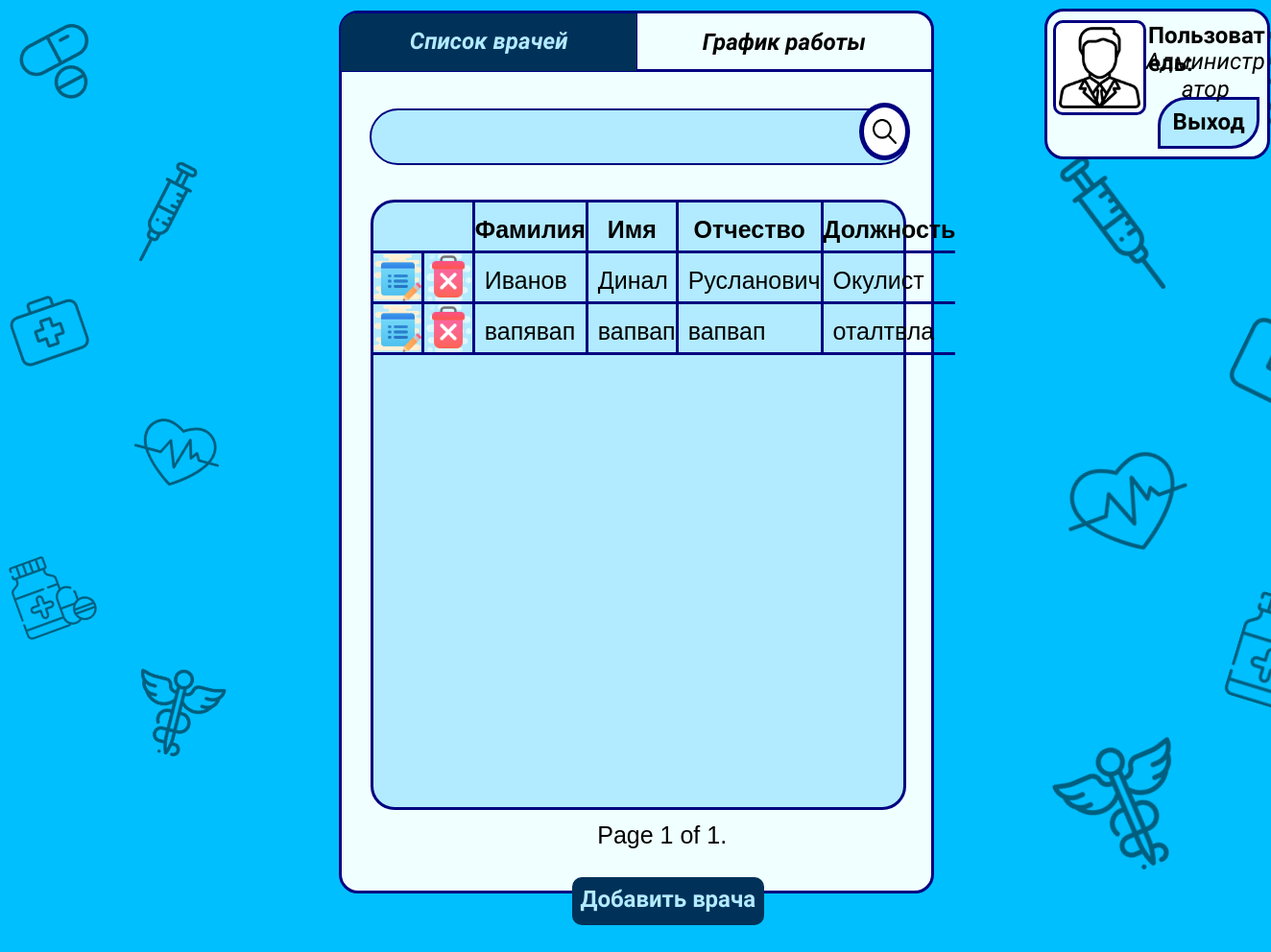
Page /admindoctorlist/ on the committed database.
### registry/models.py (models this page shows, shortened)
class Doctor(models.Model):
    surname = models.CharField(max_length=30)
    name = models.CharField(max_length=30)
    patronymic = models.CharField(max_length=30, blank=True)
    gender = models.CharField(max_length=1)
    room_number = models.IntegerField()
    phone_number = models.CharField(max_length=11)
    subdivisions = models.CharField(max_length=50)

### registry/views.py (the view)
# urls.py: path('admindoctorlist/', views.AdminDoctorList, name='AdminDoctorList'),
def AdminDoctorList(request):
    if request.method == "GET":
        all_Doctor = Doctor.objects.all()
        paginator = Paginator(all_Doctor, 10)  # Show 25 contacts per page
        page = request.GET.get('page')
        try:
            doctors = paginator.page(page)
        except PageNotAnInteger:
            doctors = paginator.page(1)
        except EmptyPage:
            doctors = paginator.page(paginator.num_pages)
        context = {
            'doctors': doctors
        }
        return render(request, "admindoctorlist.html", context=context)

### registry/templates/admindoctorlist.html (shortened to what this page needs)
<!DOCTYPE html>
<html class="nojs html" lang="ru-RU">
 <head>
  <link rel="stylesheet" type="text/css" href="/static/css/site_global.css?crc=444006867"/>
  <link rel="stylesheet" type="text/css" href="/static/css/admindoctorlist.css?crc=4130353295" id="pagesheet"/>
 </head>
 <body>
  <div class="clearfix borderbox" id="page">
   <div class="position_content" id="page_position_content">
    <div class="browser_width colelem" id="u1915-bw">
     <div id="u1915">
      <div class="clearfix" id="u1915_align_to_page">
       <div class="clearfix grpelem" id="u1984">
        <div class="clearfix grpelem" id="pu1991">
         <div class="clip_frame colelem" id="u1991" data-mu-ie-matrix="progid:DXImageTransform.Microsoft.Matrix(M11=0.9563,M12=-0.2924,M21=0.2924,M22=0.9563,SizingMethod='auto expand')" data-mu-ie-matrix-dx="-14" data-mu-ie-matrix-dy="-14">
          <img class="block" id="u1991_img" src="/static/images/pills.png?crc=3958534910" alt="" data-heightwidthratio="1" data-image-width="110" data-image-height="110"/>
         </div>
         <div class="clip_frame colelem" id="u1995" data-mu-ie-matrix="progid:DXImageTransform.Microsoft.Matrix(M11=0.9455,M12=0.3256,M21=-0.3256,M22=0.9455,SizingMethod='auto expand')" data-mu-ie-matrix-dx="-15" data-mu-ie-matrix-dy="-15">
          <img class="block" id="u1995_img" src="/static/images/first-aid-kit.png?crc=523093676" alt="" data-heightwidthratio="1" data-image-width="107" data-image-height="107"/>
         </div>
         <div class="clip_frame colelem" id="u1989" data-mu-ie-matrix="progid:DXImageTransform.Microsoft.Matrix(M11=0.9397,M12=0.342,M21=-0.342,M22=0.9397,SizingMethod='auto expand')" data-mu-ie-matrix-dx="-16" data-mu-ie-matrix-dy="-16">
          <img class="block" id="u1989_img" src="/static/images/medicine.png?crc=212170396" alt="" data-heightwidthratio="1" data-image-width="114" data-image-height="114"/>
         </div>
        </div>
        <div class="clearfix grpelem" id="pu1985">
         <div class="clip_frame colelem" id="u1985" data-mu-ie-matrix="progid:DXImageTransform.Microsoft.Matrix(M11=0.9511,M12=0.309,M21=-0.309,M22=0.9511,SizingMethod='auto expand')" data-mu-ie-matrix-dx="-16" data-mu-ie-matrix-dy="-16">
          <img class="block" id="u1985_img" src="/static/images/syringe.png?crc=315584796" alt="" data-heightwidthratio="1" data-image-width="125" data-image-height="125"/>
         </div>
         <div class="clip_frame colelem" id="u1993" data-mu-ie-matrix="progid:DXImageTransform.Microsoft.Matrix(M11=0.9659,M12=-0.2588,M21=0.2588,M22=0.9659,SizingMethod='auto expand')" data-mu-ie-matrix-dx="-15" data-mu-ie-matrix-dy="-15">
          <img class="block" id="u1993_img" src="/static/images/heart.png?crc=32010908" alt="" data-heightwidthratio="1" data-image-width="132" data-image-height="132"/>
         </div>
         <div class="clip_frame colelem" id="u1987" data-mu-ie-matrix="progid:DXImageTransform.Microsoft.Matrix(M11=0.9703,M12=-0.2419,M21=0.2419,M22=0.9703,SizingMethod='auto expand')" data-mu-ie-matrix-dx="-14" data-mu-ie-matrix-dy="-14">
          <img class="block" id="u1987_img" src="/static/images/pharmacy.png?crc=4015191175" alt="" data-heightwidthratio="1" data-image-width="132" data-image-height="132"/>
         </div>
        </div>
       </div>
       <div class="rounded-corners clearfix grpelem" id="u2015">
        <div class="position_content" id="u2015_position_content">
         <div class="clearfix colelem" id="pu2017">
          <a class="nonblock nontext rounded-corners clearfix grpelem" id="u1972-4" href="{% url 'MainMenuAdmin' %}"><p id="u1972-2">Список врачей</p></a>
          <a class="nonblock nontext rounded-corners clearfix grpelem" id="u1971-4" href="{% url 'AdminSchedule' %}"><p id="u1971-2">График работы</p></a>
         </div>
         <div class="colelem" id="u2016"></div>
         <form action="{% url 'SearchDoctor' %}">
         <div class="clearfix colelem" id="u2266">
          <input name="search" value="{{doctor_name}}" class="rounded-corners clearfix grpelem" id="u2250">
           <div class="rounded-corners clearfix grpelem" id="u2263">
            <button class="clip_frame grpelem" id="u2253">
             <img class="block" id="u2253_img" src="/static/images/loupe.png?crc=161762781" alt="" data-heightwidthratio="1" data-image-width="37" data-image-height="37"/>
            </button>
           </div>
         </div>
          </form>
         <div class="rounded-corners colelem" id="u2269">
          <form>
          <table>
           <tr>
            <td></td>
            <td></td>
            <td id="surname-name">Фамилия</td>
            <td id="name-name">Имя</td>
            <td id="patronymic-name">Отчество</td>
            <td id="subdivisions-name">Должность</td>
           </tr>
          {% for doctor in doctors %}
           <tr>
            <td id="edit"><a id="edit-1" href="{% url 'EditDoctor' doctor.id %}"><img width="50px" height="50" src="/static/images/edit.png"></a></td>
            <td id="delete"><a id="delete-1" type="button" href="{% url 'DeleteDoctor' doctor.id %}"><img width="50px" height="50" src="/static/images/delete.png"></a></td>
           <td id="surname" valign="top" align="center" >{{doctor.surname}}</td>
           <td id="name">{{doctor.name}}</td>
           <td id="patronymic">{{doctor.patronymic}}</td>
            <td id="subdivisions">{{doctor.subdivisions}}</td>
           {% endfor %}
          </table>
           <div class="pagination">
            <span class="step-links">
             <span class="current">
              Page {{ doctors.number }} of {{ doctors.paginator.num_pages }}.
             </span>
            </span>
           </div>
           </form>
         </div>
         <div class="clearfix colelem" id="pu2284-4">
          <a class="nonblock nontext rounded-corners clearfix grpelem" id="u2284-4" href="{% url 'NewDoctor' %}"><p id="u2284-2">Добавить врача</p></a>
         </div>
        </div>
       </div>
       <div class="clearfix grpelem" id="pu1997">
        <div class="clearfix grpelem" id="u1997">
         <div class="clearfix grpelem" id="pu2004">
          <div class="clip_frame colelem" id="u2004" data-mu-ie-matrix="progid:DXImageTransform.Microsoft.Matrix(M11=0.1392,M12=0.9903,M21=-0.9903,M22=0.1392,SizingMethod='auto expand')" data-mu-ie-matrix-dx="-8" data-mu-ie-matrix-dy="-8" data-sizePolicy="fixed" data-pintopage="page_fluidx">
           <img class="block" id="u2004_img" src="/static/images/syringe.png?crc=315584796" alt="" width="125" height="125"/>
          </div>
          <div class="clip_frame colelem" id="u1998" data-mu-ie-matrix="progid:DXImageTransform.Microsoft.Matrix(M11=0.9397,M12=0.342,M21=-0.342,M22=0.9397,SizingMethod='auto expand')" data-mu-ie-matrix-dx="-19" data-mu-ie-matrix-dy="-19" data-sizePolicy="fixed" data-pintopage="page_fluidx">
           <img class="block" id="u1998_img" src="/static/images/heart.png?crc=32010908" alt="" width="132" height="132"/>
          </div>
          <div class="clip_frame colelem" id="u2000" data-mu-ie-matrix="progid:DXImageTransform.Microsoft.Matrix(M11=0.9205,M12=0.3907,M21=-0.3907,M22=0.9205,SizingMethod='auto expand')" data-mu-ie-matrix-dx="-21" data-mu-ie-matrix-dy="-21" data-sizePolicy="fixed" data-pintopage="page_fluidx">
           <img class="block" id="u2000_img" src="/static/images/pharmacy.png?crc=4015191175" alt="" width="132" height="132"/>
          </div>
         </div>
         <div class="clearfix grpelem" id="pu2002">
          <div class="colelem" id="u2002" data-mu-ie-matrix="progid:DXImageTransform.Microsoft.Matrix(M11=0.9563,M12=-0.2924,M21=0.2924,M22=0.9563,SizingMethod='auto expand')" data-mu-ie-matrix-dx="-14" data-mu-ie-matrix-dy="-14" data-sizePolicy="fixed" data-pintopage="page_fluidx">
          </div>
          <div class="clip_frame colelem" id="u2006" data-mu-ie-matrix="progid:DXImageTransform.Microsoft.Matrix(M11=0.8988,M12=-0.4384,M21=0.4384,M22=0.8988,SizingMethod='auto expand')" data-mu-ie-matrix-dx="-18" data-mu-ie-matrix-dy="-18" data-sizePolicy="fixed" data-pintopage="page_fluidx">
           <img class="block" id="u2006_img" src="/static/images/first-aid-kit.png?crc=523093676" alt="" width="107" height="107"/>
          </div>
          <div class="clip_frame colelem" id="u2008" data-mu-ie-matrix="progid:DXImageTransform.Microsoft.Matrix(M11=0.9563,M12=-0.2924,M21=0.2924,M22=0.9563,SizingMethod='auto expand')" data-mu-ie-matrix-dx="-14" data-mu-ie-matrix-dy="-14" data-sizePolicy="fixed" data-pintopage="page_fluidx">
           <img class="block" id="u2008_img" src="/static/images/medicine.png?crc=212170396" alt="" width="114" height="114"/>
          </div>
         </div>
        </div>
        <div class="rounded-corners clearfix grpelem" id="u1980">
         <div class="rounded-corners clearfix grpelem" id="u1979">
          <div class="clip_frame grpelem" id="u5741">
           <img class="block" id="u5741_img" src="/static/images/manager.png?crc=4127548086" alt="" data-heightwidthratio="1" data-image-width="123" data-image-height="123"/>
          </div>
         </div>
         <div class="clearfix grpelem" id="u1978-4">
          <p>Пользователь:</p>
         </div>
         <a class="nonblock nontext rounded-corners clearfix grpelem" id="u2293-4" href="{% url 'registry' %}"><p id="u2293-2"><span id="u2293">Выход</span></p></a>
         <div class="clearfix grpelem" id="u7512-4">
          <p>Администратор</p>
         </div>
        </div>
       </div>
      </div>
     </div>
    </div>
   </div>
  </div>
 </body>
</html>

### registry/static/css/site_global.css (style rules this page uses)
html { max-height: 100%; min-width: 100%; -ms-text-size-adjust: none; }
body, div, dl, dt, dd, ul, ol, li, nav, h1, h2, h3, h4, h5, h6, pre, code, form, fieldset, legend, input, button, textarea, p, blockquote, th, td, a { margin: 0px; padding: 0px; border-width: 0px; border-style: solid; border-color: transparent; -webkit-transform-origin: left top; -ms-transform-origin: left top; -o-transform-origin: left top; transform-origin: left top; background-repeat: no-repeat; }
table { border-collapse: collapse; border-spacing: 0px; }
fieldset, img { border: 0px; border-style: solid; -webkit-transform-origin: left top; -ms-transform-origin: left top; -o-transform-origin: left top; transform-origin: left top; }
input, button, textarea, select, optgroup, option { font-family: inherit; font-size: inherit; font-style: inherit; font-weight: inherit; }
body { font-family: Arial, Helvetica Neue, Helvetica, sans-serif; text-align: left; font-size: 25px; line-height: 17px; word-wrap: break-word; text-rendering: optimizeLegibility; -moz-font-feature-settings: 'liga'; -ms-font-feature-settings: 'liga'; -webkit-font-feature-settings: 'liga'; font-feature-settings: 'liga'; }
a:link { color: #0000FF; text-decoration: none; }
a.nontext { color: black; text-decoration: none; font-style: normal; font-weight: normal; }
.colelem { display: inline; float: left; clear: both; }
.clearfix:after { content: "\0020"; visibility: hidden; display: block; height: 0px; clear: both; }
.clip_frame { overflow: hidden; }
.position_content, .excludeFromNormalFlow { float: left; }
.MenuBar .SubMenuVisible, .MenuBarVertical .SubMenuVisible, .MenuBar .SubMenu .SubMenuVisible, .popup_element.Active, span.actAsPara, .actAsDiv, a.nonblock.nontext, img.block { display: block; }
.borderbox { -moz-box-sizing: border-box; -webkit-box-sizing: border-box; -ms-box-sizing: border-box; box-sizing: border-box; }
.browser_width>* { position: absolute; left: 0px; right: 0px; }
.grpelem, .accordion_wrapper { display: inline; float: left; }
p, h1, h2, h3, h4, h5, h6, ol, ul, span.actAsPara { max-height: 1000000px; }
@media screen and (-webkit-min-device-pixel-ratio:0) { body { text-rendering: auto; } }

### rows in the picture
Doctor: surname "Иванов", name "Динал", patronymic "Русланович", subdivisions "Окулист"
Doctor: surname "вапявап", name "вапвап", patronymic "вапвап", subdivisions "оталтвла"

### other values in the picture
{{ doctors.number }} "1"
{{ doctors.paginator.num_pages }} "1"
